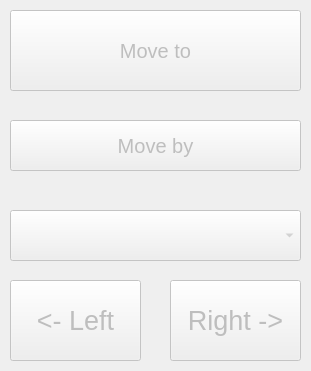
      <widget class="StateEnableGridLayout" name="move_but_grid">
       <property name="enabled">
        <bool>false</bool>
       </property>
       <property name="geometry">
        <rect>
         <x>430</x>
         <y>20</y>
         <width>311</width>
         <height>371</height>
        </rect>
       </property>
       <property name="is_on_status" stdset="0">
        <bool>true</bool>
       </property>
       <property name="is_idle_status" stdset="0">
        <bool>true</bool>
       </property>
       <widget class="PushButton" name="but_fence_move_by">
        <property name="geometry">
         <rect>
          <x>10</x>
          <y>120</y>
          <width>291</width>
          <height>51</height>
         </rect>
        </property>
        <property name="font">
         <font>
          <pointsize>15</pointsize>
         </font>
        </property>
        <property name="text">
         <string>Move by</string>
        </property>
       </widget>
       <widget class="PushButton" name="but_fence_move_to">
        <property name="geometry">
         <rect>
          <x>10</x>
          <y>10</y>
          <width>291</width>
          <height>81</height>
         </rect>
        </property>
        <property name="font">
         <font>
          <pointsize>15</pointsize>
         </font>
        </property>
        <property name="text">
         <string>Move to</string>
        </property>
       </widget>
       <widget class="ActionButton" name="but_jog_right">
        <property name="geometry">
         <rect>
          <x>170</x>
          <y>280</y>
          <width>131</width>
          <height>81</height>
         </rect>
        </property>
        <property name="font">
         <font>
          <pointsize>20</pointsize>
         </font>
        </property>
        <property name="text">
         <string>Right -&gt;</string>
        </property>
        <property name="indicator_option" stdset="0">
         <bool>false</bool>
        </property>
        <property name="indicator_HAL_pin_option" stdset="0">
         <bool>false</bool>
        </property>
        <property name="indicator_status_option" stdset="0">
         <bool>false</bool>
        </property>
        <property name="checked_state_text_option" stdset="0">
         <bool>false</bool>
        </property>
        <property name="python_command_option" stdset="0">
         <bool>false</bool>
        </property>
        <property name="on_color" stdset="0">
         <color>
          <red>255</red>
          <green>0</green>
          <blue>0</blue>
         </color>
        </property>
        <property name="shape_option" stdset="0">
         <number>0</number>
        </property>
        <property name="off_color" stdset="0">
         <color>
          <red>0</red>
          <green>0</green>
          <blue>0</blue>
         </color>
        </property>
        <property name="indicator_size" stdset="0">
         <double>0.300000000000000</double>
        </property>
        <property name="circle_diameter" stdset="0">
         <number>10</number>
        </property>
        <property name="right_edge_offset" stdset="0">
         <number>0</number>
        </property>
        <property name="top_edge_offset" stdset="0">
         <number>0</number>
        </property>
        <property name="corner_radius" stdset="0">
         <double>5.000000000000000</double>
        </property>
        <property name="height_fraction" stdset="0">
         <double>0.300000000000000</double>
        </property>
        <property name="width_fraction" stdset="0">
         <double>0.900000000000000</double>
        </property>
        <property name="true_state_string" stdset="0">
         <string>True</string>
        </property>
        <property name="false_state_string" stdset="0">
         <string>False</string>
        </property>
        <property name="true_python_cmd_string" stdset="0">
         <string>print(&quot;true command&quot;)</string>
        </property>
        <property name="false_python_cmd_string" stdset="0">
         <string>print(&quot;false command&quot;)</string>
        </property>
        <property name="invert_the_status" stdset="0">
         <bool>false</bool>
        </property>
        <property name="is_paused_status" stdset="0">
         <bool>false</bool>
        </property>
        <property name="is_estopped_status" stdset="0">
         <bool>false</bool>
        </property>
        <property name="is_on_status" stdset="0">
         <bool>false</bool>
        </property>
        <property name="is_idle_status" stdset="0">
         <bool>false</bool>
        </property>
        <property name="is_homed_status" stdset="0">
         <bool>false</bool>
        </property>
        <property name="is_flood_status" stdset="0">
         <bool>false</bool>
        </property>
        <property name="is_mist_status" stdset="0">
         <bool>false</bool>
        </property>
        <property name="is_block_delete_status" stdset="0">
         <bool>false</bool>
        </property>
        <property name="is_optional_stop_status" stdset="0">
         <bool>false</bool>
        </property>
        <property name="is_joint_homed_status" stdset="0">
         <bool>false</bool>
        </property>
        <property name="is_limits_overridden_status" stdset="0">
         <bool>false</bool>
        </property>
        <property name="is_manual_status" stdset="0">
         <bool>false</bool>
        </property>
        <property name="is_mdi_status" stdset="0">
         <bool>false</bool>
        </property>
        <property name="is_auto_status" stdset="0">
         <bool>false</bool>
        </property>
        <property name="is_spindle_stopped_status" stdset="0">
         <bool>false</bool>
        </property>
        <property name="is_spindle_fwd_status" stdset="0">
         <bool>false</bool>
        </property>
        <property name="is_spindle_rev_status" stdset="0">
         <bool>false</bool>
        </property>
        <property name="joint_number_status" stdset="0">
         <number>0</number>
        </property>
        <property name="jog_joint_pos_action" stdset="0">
         <bool>true</bool>
        </property>
        <property name="template_label_option" stdset="0">
         <bool>false</bool>
        </property>
        <property name="joint_number" stdset="0">
         <number>0</number>
        </property>
        <property name="axis_letter" stdset="0">
         <string>X</string>
        </property>
        <property name="incr_imperial_number" stdset="0">
         <double>0.010000000000000</double>
        </property>
        <property name="incr_mm_number" stdset="0">
         <double>0.025000000000000</double>
        </property>
        <property name="incr_angular_number" stdset="0">
         <double>-1.000000000000000</double>
        </property>
        <property name="toggle_float_option" stdset="0">
         <bool>false</bool>
        </property>
        <property name="float_num" stdset="0">
         <double>0.300000000000000</double>
        </property>
        <property name="float_alt_num" stdset="0">
         <double>50.000000000000000</double>
        </property>
        <property name="view_type_string" stdset="0">
         <string>P</string>
        </property>
        <property name="command_text_string" stdset="0">
         <string/>
        </property>
        <property name="ini_mdi_number" stdset="0">
         <number>0</number>
        </property>
        <property name="textTemplate" stdset="0">
         <string>%1.3f in</string>
        </property>
        <property name="alt_textTemplate" stdset="0">
         <string>%1.2f mm</string>
        </property>
       </widget>
       <widget class="ActionButton" name="but_jog_left">
        <property name="geometry">
         <rect>
          <x>10</x>
          <y>280</y>
          <width>131</width>
          <height>81</height>
         </rect>
        </property>
        <property name="font">
         <font>
          <pointsize>20</pointsize>
         </font>
        </property>
        <property name="text">
         <string>&lt;- Left</string>
        </property>
        <property name="indicator_option" stdset="0">
         <bool>false</bool>
        </property>
        <property name="indicator_HAL_pin_option" stdset="0">
         <bool>false</bool>
        </property>
        <property name="indicator_status_option" stdset="0">
         <bool>false</bool>
        </property>
        <property name="checked_state_text_option" stdset="0">
         <bool>false</bool>
        </property>
        <property name="python_command_option" stdset="0">
         <bool>false</bool>
        </property>
        <property name="on_color" stdset="0">
         <color>
          <red>255</red>
          <green>0</green>
          <blue>0</blue>
         </color>
        </property>
        <property name="shape_option" stdset="0">
         <number>0</number>
        </property>
        <property name="off_color" stdset="0">
         <color>
          <red>0</red>
          <green>0</green>
          <blue>0</blue>
         </color>
        </property>
        <property name="indicator_size" stdset="0">
         <double>0.300000000000000</double>
        </property>
        <property name="circle_diameter" stdset="0">
         <number>10</number>
        </property>
        <property name="right_edge_offset" stdset="0">
         <number>0</number>
        </property>
        <property name="top_edge_offset" stdset="0">
         <number>0</number>
        </property>
        <property name="corner_radius" stdset="0">
         <double>5.000000000000000</double>
        </property>
        <property name="height_fraction" stdset="0">
         <double>0.300000000000000</double>
        </property>
        <property name="width_fraction" stdset="0">
         <double>0.900000000000000</double>
        </property>
        <property name="true_state_string" stdset="0">
         <string>True</string>
        </property>
        <property name="false_state_string" stdset="0">
         <string>False</string>
        </property>
        <property name="true_python_cmd_string" stdset="0">
         <string>print(&quot;true command&quot;)</string>
        </property>
        <property name="false_python_cmd_string" stdset="0">
         <string>print(&quot;false command&quot;)</string>
        </property>
        <property name="invert_the_status" stdset="0">
         <bool>false</bool>
        </property>
        <property name="is_paused_status" stdset="0">
         <bool>false</bool>
        </property>
        <property name="is_estopped_status" stdset="0">
         <bool>false</bool>
        </property>
        <property name="is_on_status" stdset="0">
         <bool>false</bool>
        </property>
        <property name="is_idle_status" stdset="0">
         <bool>false</bool>
        </property>
        <property name="is_homed_status" stdset="0">
         <bool>false</bool>
        </property>
        <property name="is_flood_status" stdset="0">
         <bool>false</bool>
        </property>
        <property name="is_mist_status" stdset="0">
         <bool>false</bool>
        </property>
        <property name="is_block_delete_status" stdset="0">
         <bool>false</bool>
        </property>
        <property name="is_optional_stop_status" stdset="0">
         <bool>false</bool>
        </property>
        <property name="is_joint_homed_status" stdset="0">
         <bool>false</bool>
        </property>
        <property name="is_limits_overridden_status" stdset="0">
         <bool>false</bool>
        </property>
        <property name="is_manual_status" stdset="0">
         <bool>false</bool>
        </property>
        <property name="is_mdi_status" stdset="0">
         <bool>false</bool>
        </property>
        <property name="is_auto_status" stdset="0">
         <bool>false</bool>
        </property>
        <property name="is_spindle_stopped_status" stdset="0">
         <bool>false</bool>
        </property>
        <property name="is_spindle_fwd_status" stdset="0">
         <bool>false</bool>
        </property>
        <property name="is_spindle_rev_status" stdset="0">
         <bool>false</bool>
        </property>
        <property name="joint_number_status" stdset="0">
         <number>0</number>
        </property>
        <property name="jog_joint_pos_action" stdset="0">
         <bool>false</bool>
        </property>
        <property name="jog_joint_neg_action" stdset="0">
         <bool>true</bool>
        </property>
        <property name="template_label_option" stdset="0">
         <bool>false</bool>
        </property>
        <property name="joint_number" stdset="0">
         <number>0</number>
        </property>
        <property name="axis_letter" stdset="0">
         <string>X</string>
        </property>
        <property name="incr_imperial_number" stdset="0">
         <double>0.010000000000000</double>
        </property>
        <property name="incr_mm_number" stdset="0">
         <double>0.025000000000000</double>
        </property>
        <property name="incr_angular_number" stdset="0">
         <double>-1.000000000000000</double>
        </property>
        <property name="toggle_float_option" stdset="0">
         <bool>false</bool>
        </property>
        <property name="float_num" stdset="0">
         <double>0.300000000000000</double>
        </property>
        <property name="float_alt_num" stdset="0">
         <double>50.000000000000000</double>
        </property>
        <property name="view_type_string" stdset="0">
         <string>P</string>
        </property>
        <property name="command_text_string" stdset="0">
         <string/>
        </property>
        <property name="ini_mdi_number" stdset="0">
         <number>0</number>
        </property>
        <property name="textTemplate" stdset="0">
         <string>%1.3f in</string>
        </property>
        <property name="alt_textTemplate" stdset="0">
         <string>%1.2f mm</string>
        </property>
       </widget>
       <widget class="JogIncrements" name="jogincrements">
        <property name="geometry">
         <rect>
          <x>10</x>
          <y>210</y>
          <width>291</width>
          <height>51</height>
         </rect>
        </property>
        <property name="sizePolicy">
         <sizepolicy hsizetype="Preferred" vsizetype="Fixed">
          <horstretch>0</horstretch>
          <verstretch>0</verstretch>
         </sizepolicy>
        </property>
        <property name="font">
         <font>
          <pointsize>20</pointsize>
         </font>
        </property>
        <property name="currentText">
         <string/>
        </property>
        <property name="currentIndex">
         <number>-1</number>
        </property>
       </widget>
      </widget>
